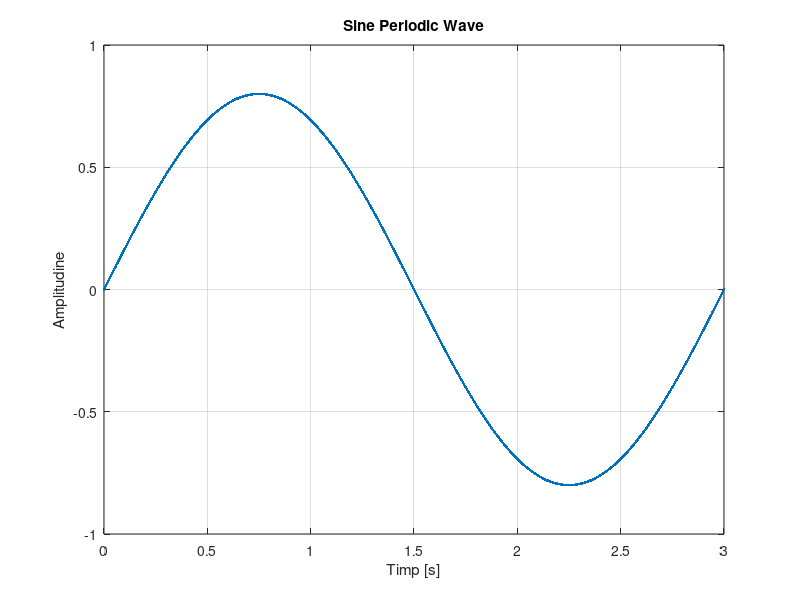

MATLAB code to generate this figure:
%Semnal sinusoidal redresat mono alternanta cu rezolutie temporara de 2ms
A = 0.8; % amplitudinea
T = 3;
F = 1 / T;
t = 0:0.002:3; 
s = A*sin(2*pi*F*t); % sintaxa sin deseneaza un grafic sinusoidal cu amplitudinea A, perioada
%t si frecventa F
plot(t,s,'.-'),xlabel('Timp [s]'),ylabel('Amplitudine'),title('Sine Periodic Wave'),grid;